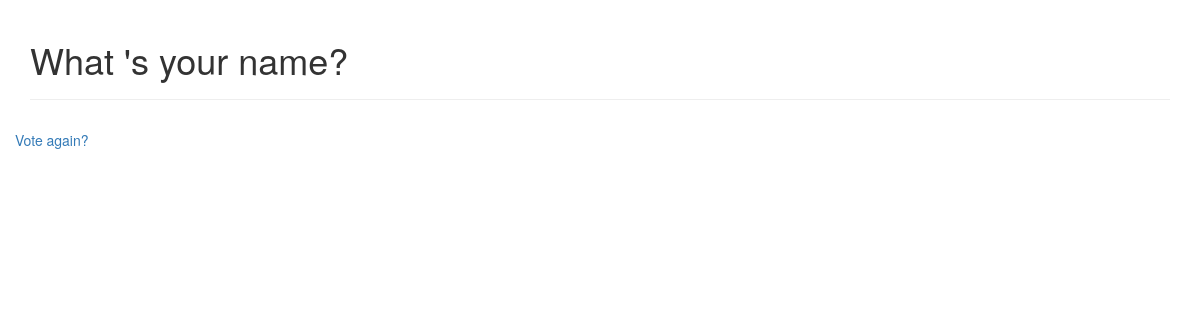
/polls/1/results/, run on an earlier commit of the app's database.
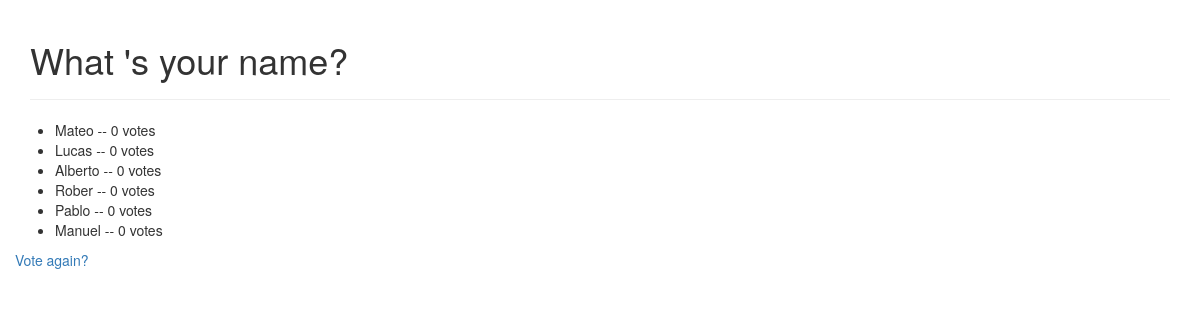
And on a later commit of the database.
### polls/models.py (models this page shows, shortened)
class Question(models.Model):
    question_text = models.CharField(max_length=200)
    pub_date = models.DateTimeField('date published')

class Choice(models.Model):
    question = models.ForeignKey(Question, on_delete=models.CASCADE)
    choice_text= models.CharField(max_length=200)
    votes = models.IntegerField(default=0)

### polls/views.py (the view)
# urls.py: url(r'^(?P<pk>[0-9]+)/results/$', views.ResultsView.as_view(), name='results'),
class ResultsView(generic.DetailView):
    model = Question
    template_name = 'polls/results.html'

### polls/templates/polls/results.html (shortened to what this page needs)
<!DOCTYPE html>
<html>
<head lang="en">
    <link rel="stylesheet" href="https://maxcdn.bootstrapcdn.com/bootstrap/3.3.1/css/bootstrap.min.css">
</head>
<body>
<div class="container">
    <div class="page-header">
        <h1>{{ question.question_text }}</h1>
    </div>
    <div class="row">
        <ul>
            {% for choice in question.choice_set.all %}
                <li>{{ choice.choice_text }} -- {{ choice.votes }} vote{{ choice.votes|pluralize }}</li>
            {% endfor %}
        </ul>
        <a href="{% url 'polls:detail' question.id %}">Vote again?</a>
    </div>
</div>
</body>
</html>

What changed in the data, as far as the page shows it:
added Choice: choice_text "Mateo", votes "0"
added Choice: choice_text "Lucas", votes "0"
added Choice: choice_text "Alberto", votes "0"
added Choice: choice_text "Rober", votes "0"
added Choice: choice_text "Pablo", votes "0"
added Choice: choice_text "Manuel", votes "0"
